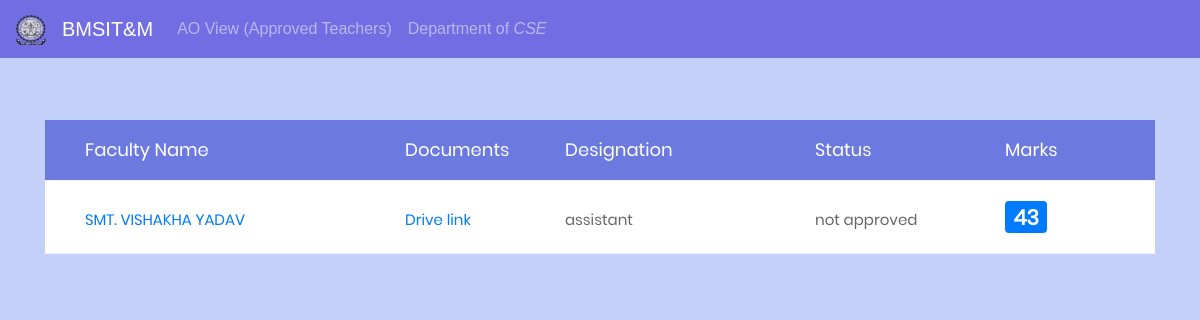
Page /ao_approved/CSE on the earlier database version.
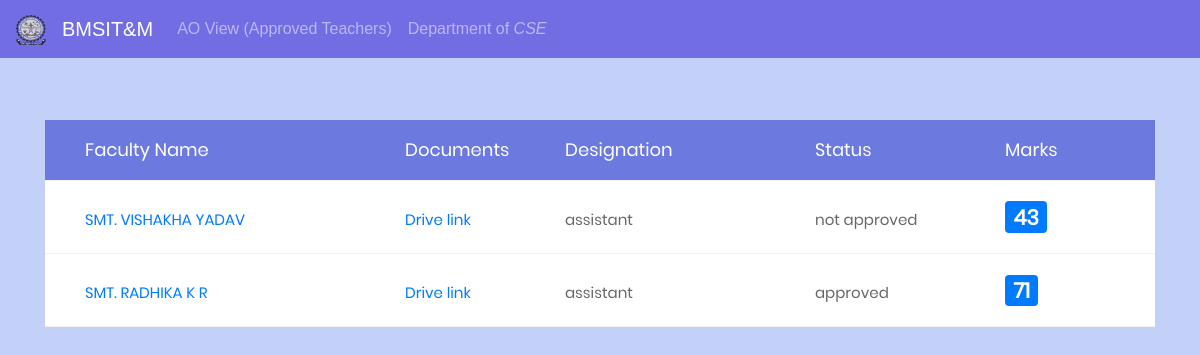
Same page on the later database version.
### facform1/models.py (models this page shows, shortened)
class Department(models.Model):
	name = models.CharField(max_length=20, blank=True, null=True)

class remarks2(models.Model):
	ta_prin_remarks = models.TextField( blank=True, null=True)
	prin_marks1 = models.IntegerField( blank=True, null=True)
	prin_marks2 = models.IntegerField( blank=True, null=True)
	total_marks = models.IntegerField( blank=True, null=True)
	info = models.ForeignKey('User', on_delete=models.CASCADE,null=True)
	department = models.ForeignKey('Department', on_delete=models.CASCADE,null=True)

class User(AbstractUser):
	phone = models.BigIntegerField(null=True)
	department = models.ForeignKey('Department', on_delete=models.CASCADE,null=True)
	designation = models.ForeignKey('Designation', on_delete=models.CASCADE,null=True)
	teach_status = models.BooleanField(default=False)
	hod_status = models.BooleanField(default=False)
	principal_status = models.BooleanField(default=False)
	doc_link = models.CharField(max_length=2000, blank=True, null=True)
	info = models.CharField(max_length=20, blank=True, null=True)
	def __str__(self):
		return self.username

class Designation(models.Model):
	name = models.CharField(max_length=20, blank=True, null=True)
	def __str__(self):
		return self.name

### facform1/views.py (the view)
# urls.py: url(r'^ao_approved/(?P<dept>[\w\-]+)$', views.ao_approved,name="ao_approved"),
def ao_approved(request,dept):
	general = remarks2.objects.filter(department__name=dept)
	dept = {'dept':dept,'general':general}
	return render(request,'ao_approved.html',context=dept)

### templates/ao_approved.html (shortened to what this page needs)
{% load staticfiles %}
<!DOCTYPE html>
{% load staticfiles %}
<html lang="en">
<head>
	<link rel="stylesheet" type="text/css" href="{% static "vendor/bootstrap/css/bootstrap.min.css" %}">
	<link rel="stylesheet" type="text/css" href="{% static "fonts/font-awesome-4.7.0/css/font-awesome.min.css" %}">
	<link rel="stylesheet" type="text/css" href="{% static "vendor/animate/animate.css" %}">
	<link rel="stylesheet" type="text/css" href="{% static "vendor/select2/select2.min.css" %}">
	<link rel="stylesheet" type="text/css" href="{% static "vendor/perfect-scrollbar/perfect-scrollbar.css" %}">
	<link rel="stylesheet" type="text/css" href="{% static "css/util.css" %}">
	<link rel="stylesheet" type="text/css" href="{% static "css/main1.css" %}">
</head>
<body style="background:#c3d1f8">
  <nav class="navbar navbar-expand-lg navbar-dark fixed-top" style="background-color: #736de3;">
    <a class="navbar-brand" href="#">
    <img src="{% static "image/bms.logo.png" %}" width="30" height="30" alt="">
  </a>
  <a class="navbar-brand" href="#">BMSIT&M</a>
  <div class="collapse navbar-collapse" id="navbarNav">
    <ul class="navbar-nav">
      <li class="nav-item disabled">
        <a class="nav-link" href="#">AO View (Approved Teachers)<span class="sr-only">(current)</span></a>
      </li>
      <li class="nav-item disabled">
        <a class="nav-link" href="#">Department of <em>{{dept}}</em></a>
      </li>
    </ul>
  </div>
</nav>
	<div style="margin-top:10%;" class="limiter">
		<div class="container">
			<div class="wrap-table150">
					<div class="table">
						<div class="row header">
							<div class="cell">
								Faculty Name
							</div>
							<div class="cell">
								Documents
							</div>
							<div class="cell">
								Designation
							</div>
              <div class="cell">
								Status
							</div>
              <div class="cell">
								Marks
							</div>
            </div>
            {% for x in general %}
						<div class="row">
							<div class="cell" data-title="Faculty Name">
                <a {% if x.info.designation == 'hod' %} href="/ao_hod_display/{{x.info}}"
                 {% elif x.info.designation.name == 'associate' %} href="/ao_teacher1_display/{{x.info}}"
                 {% elif x.info.designation.name == 'professor' %} href="/ao_teacher1_display/{{x.info}}"
                 {% elif x.info.designation.name == 'assistant' %} href="/ao_teacher_display/{{x.info}}"
                 {% endif %}>{{x.info.first_name}}</a>
              </div>
							<div class="cell" data-title="Documents">
								<a href="{{x.info.doc_link}}">Drive link</a>
							</div>
							<div class="cell" data-title="designation">
								<p>{{x.info.designation}}</p>
							</div>
								<div class="cell" data-title="status">
                  {% if x.total_marks >= 60 %} approved {% else  %} not approved {% endif %}
							</div>
              <div class="cell" data-title="Marks">
                <h3><span class="badge badge-primary">{{x.total_marks}}</span></h3>
            </div>
						</div>
            {% endfor %}
					</div>
			</div>
		</div>
	</div>
</body>
</html>

### static/css/main1.css (style rules this page uses)
* { margin: 0px; padding: 0px; box-sizing: border-box; }
body, html { height: 100%; font-family: sans-serif; }
a { margin: 0px; transition: all 0.4s; -webkit-transition: all 0.4s; -o-transition: all 0.4s; -moz-transition: all 0.4s; }
h1,h2,h3,h4,h5,h6 { margin: 0px; }
p { margin: 0px; }
ul, li { margin: 0px; list-style-type: none; }
.limiter { width: 100%; margin: 0 auto; }
.table { width: 100%; display: table; margin: 0; }
.row { display: table-row; background: #fff; }
.row.header { color: #ffffff; background: #6c7ae0; }
.cell { display: table-cell; }
.row .cell { font-family: Poppins-Regular; font-size: 15px; color: #666666; line-height: 1.2; font-weight: unset !important; padding-top: 20px; padding-bottom: 20px; border-bottom: 1px solid #f2f2f2; }
.row.header .cell { font-family: Poppins-Regular; font-size: 18px; color: #fff; line-height: 1.2; font-weight: unset !important; padding-top: 19px; padding-bottom: 19px; }
.row .cell:nth-child(1) { width: 360px; padding-left: 40px; }
.row .cell:nth-child(2) { width: 160px; }
.row .cell:nth-child(3) { width: 250px; }
.row .cell:nth-child(4) { width: 190px; }
.table, .row { width: 100% !important; }

Differences in the rows shown:
added remarks2: info.first_name "SMT. RADHIKA K R", info.designation "assistant", shows "approved", total_marks "71"
